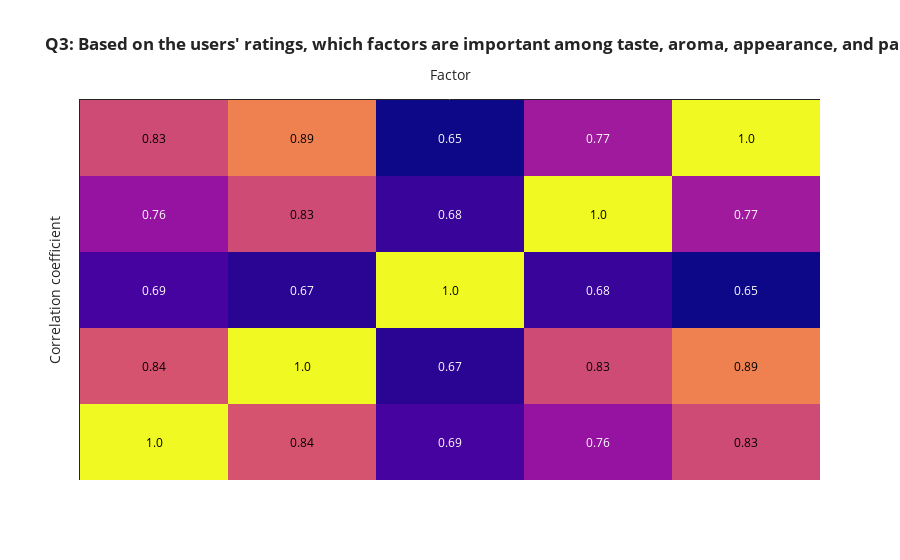

Notebook code cell kept with this figure:
### Markdown cell above
## Q3: Based on the users' ratings, which factors are important among taste, aroma, appearance, and palette?

`Q3 quantification apprach: compare the correlation coefficients (between each factor and overall review)`
- Convert the review time to standard datetime format: review_time_converted
- Extract the review year from the converted time: review_yr
- Check skewness of review_overall before deciding whether to use mean/median
- Group the data by review_yr and calculate the mean/median

### Code cell
factors = ["review_taste", "review_aroma", "review_appearance", "review_palette", "review_overall"]
ans_q3_df = df.groupby("beer_name")[factors].mean().reset_index()
ans_q3_df = ans_q3_df.corr()

display(ans_q3_df)

import plotly.figure_factory as ff
ans_q3_plot = ff.create_annotated_heatmap(np.array(ans_q3_df).round(2))

ans_q3_plot.update_layout(
    template = "simple_white",
    xaxis_title = "Factor", yaxis_title = "Correlation coefficient",
    title = "<b>Q3: Based on the users' ratings, which factors are important among taste, aroma, appearance, and palette?<b>")

ans_q3_plot.show()

### Figure 1 — Plotly figure (JSON) as saved in the notebook; plotly's stock layout.template omitted (floating-point values rounded to 4 significant figures)
{"data": [{"colorscale": [[0, "#0d0887"], [0.1111, "#46039f"], [0.2222, "#7201a8"], [0.3333, "#9c179e"], [0.4444, "#bd3786"], [0.5556, "#d8576b"], [0.6667, "#ed7953"], [0.7778, "#fb9f3a"], [0.8889, "#fdca26"], [1, "#f0f921"]], "reversescale": false, "showscale": false, "type": "heatmap", "z": [[1, 0.84, 0.69, 0.76, 0.83], [0.84, 1, 0.67, 0.83, 0.89], [0.69, 0.67, 1, 0.68, 0.65], [0.76, 0.83, 0.68, 1, 0.77], [0.83, 0.89, 0.65, 0.77, 1]]}], "layout": {"annotations": [{"font": {"color": "#000000"}, "showarrow": false, "text": "1.0", "x": 0, "xref": "x", "y": 0, "yref": "y"}, {"font": {"color": "#000000"}, "showarrow": false, "text": "0.84", "x": 1, "xref": "x", "y": 0, "yref": "y"}, {"font": {"color": "#FFFFFF"}, "showarrow": false, "text": "0.69", "x": 2, "xref": "x", "y": 0, "yref": "y"}, {"font": {"color": "#FFFFFF"}, "showarrow": false, "text": "0.76", "x": 3, "xref": "x", "y": 0, "yref": "y"}, {"font": {"color": "#000000"}, "showarrow": false, "text": "0.83", "x": 4, "xref": "x", "y": 0, "yref": "y"}, {"font": {"color": "#000000"}, "showarrow": false, "text": "0.84", "x": 0, "xref": "x", "y": 1, "yref": "y"}, {"font": {"color": "#000000"}, "showarrow": false, "text": "1.0", "x": 1, "xref": "x", "y": 1, "yref": "y"}, {"font": {"color": "#FFFFFF"}, "showarrow": false, "text": "0.67", "x": 2, "xref": "x", "y": 1, "yref": "y"}, {"font": {"color": "#000000"}, "showarrow": false, "text": "0.83", "x": 3, "xref": "x", "y": 1, "yref": "y"}, {"font": {"color": "#000000"}, "showarrow": false, "text": "0.89", "x": 4, "xref": "x", "y": 1, "yref": "y"}, {"font": {"color": "#FFFFFF"}, "showarrow": false, "text": "0.69", "x": 0, "xref": "x", "y": 2, "yref": "y"}, {"font": {"color": "#FFFFFF"}, "showarrow": false, "text": "0.67", "x": 1, "xref": "x", "y": 2, "yref": "y"}, {"font": {"color": "#000000"}, "showarrow": false, "text": "1.0", "x": 2, "xref": "x", "y": 2, "yref": "y"}, {"font": {"color": "#FFFFFF"}, "showarrow": false, "text": "0.68", "x": 3, "xref": "x", "y": 2, "yref": "y"}, {"font": {"color": "#FFFFFF"}, "showarrow": false, "text": "0.65", "x": 4, "xref": "x", "y": 2, "yref": "y"}, {"font": {"color": "#FFFFFF"}, "showarrow": false, "text": "0.76", "x": 0, "xref": "x", "y": 3, "yref": "y"}, {"font": {"color": "#000000"}, "showarrow": false, "text": "0.83", "x": 1, "xref": "x", "y": 3, "yref": "y"}, {"font": {"color": "#FFFFFF"}, "showarrow": false, "text": "0.68", "x": 2, "xref": "x", "y": 3, "yref": "y"}, {"font": {"color": "#000000"}, "showarrow": false, "text": "1.0", "x": 3, "xref": "x", "y": 3, "yref": "y"}, {"font": {"color": "#FFFFFF"}, "showarrow": false, "text": "0.77", "x": 4, "xref": "x", "y": 3, "yref": "y"}, {"font": {"color": "#000000"}, "showarrow": false, "text": "0.83", "x": 0, "xref": "x", "y": 4, "yref": "y"}, {"font": {"color": "#000000"}, "showarrow": false, "text": "0.89", "x": 1, "xref": "x", "y": 4, "yref": "y"}, {"font": {"color": "#FFFFFF"}, "showarrow": false, "text": "0.65", "x": 2, "xref": "x", "y": 4, "yref": "y"}, {"font": {"color": "#FFFFFF"}, "showarrow": false, "text": "0.77", "x": 3, "xref": "x", "y": 4, "yref": "y"}, {"font": {"color": "#000000"}, "showarrow": false, "text": "1.0", "x": 4, "xref": "x", "y": 4, "yref": "y"}], "title": {"text": "<b>Q3: Based on the users' ratings, which factors are important among taste, aroma, appearance, and palette?<b>"}, "xaxis": {"gridcolor": "rgb(0, 0, 0)", "showticklabels": false, "side": "top", "ticks": "", "title": {"text": "Factor"}}, "yaxis": {"showticklabels": false, "ticks": "", "ticksuffix": "  ", "title": {"text": "Correlation coefficient"}}}}
